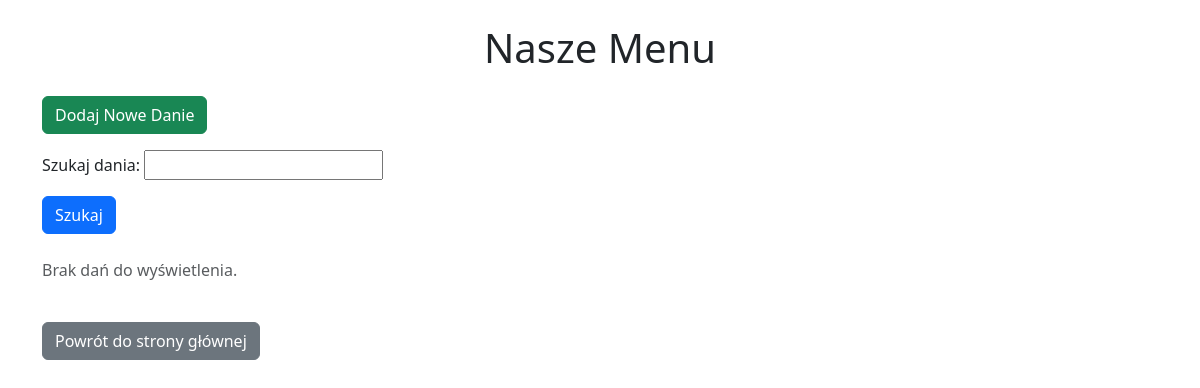
The app's page /menu/, older data.
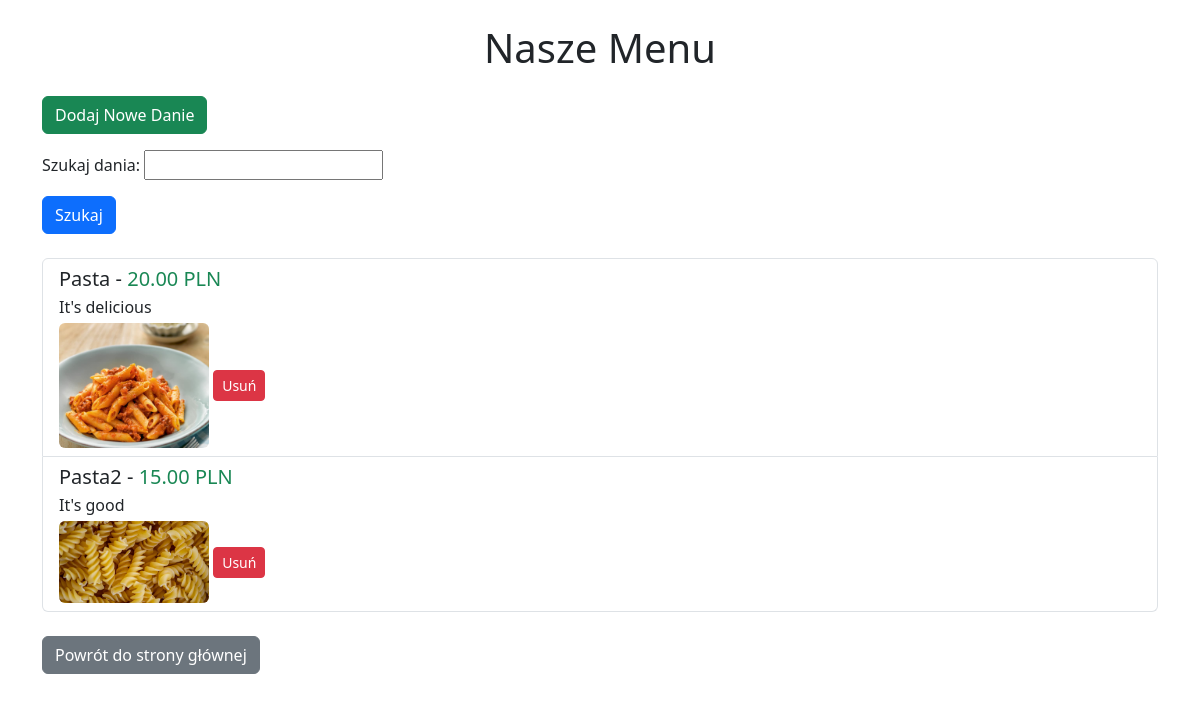
The same page, newer data.
### restauracja/models.py (models this page shows, shortened)
class Dish(models.Model):
    name = models.CharField(max_length=100)
    description = models.TextField()
    price = models.DecimalField(max_digits=6, decimal_places=2)
    available = models.BooleanField(default=True)
    image = models.ImageField(upload_to='dishes/', blank=True, null=True)
    class Meta:
        app_label = 'restauracja'

### restauracja/views.py (the view)
# urls.py: path('menu/', views.menu, name='menu'),
def menu(request):
    form = DishSearchForm(request.GET)  # Formularz oparty na zapytaniu GET
    dishes = Dish.objects.all()  # Początkowo pobieramy wszystkie dania
    if form.is_valid():
        query = form.cleaned_data.get('query')
        if query:
            dishes = dishes.filter(name__icontains=query)
    return render(request, 'menu.html', {'dishes': dishes, 'form': form})

### restauracja/forms.py
class DishSearchForm(forms.Form):
    query = forms.CharField(required=False, label='Szukaj dania', max_length=100)

### restauracja/templates/menu.html (shortened to what this page needs)
<!DOCTYPE html>
<html lang="pl">
<head>
    <link href="https://cdn.jsdelivr.net/npm/bootstrap@5.3.0/dist/css/bootstrap.min.css" rel="stylesheet">
</head>
<body class="container mt-4">
    <h1 class="text-center mb-4">Nasze Menu</h1>
    <a href="{% url 'add_dish' %}" class="btn btn-success mb-3">Dodaj Nowe Danie</a>
    <form method="get" action="{% url 'menu' %}" class="mb-4">
        <div class="mb-3">
            {{ form.as_p }}
        </div>
        <button type="submit" class="btn btn-primary">Szukaj</button>
    </form>
    <ul class="list-group">
        {% for dish in dishes %}
            <li class="list-group-item">
                <h5 class="mb-1">{{ dish.name }} - <span class="text-success">{{ dish.price }} PLN</span></h5>
                <p class="mb-1">{{ dish.description }}</p>
                {% if dish.image %}
                    <img src="{{ dish.image.url }}" alt="{{ dish.name }}" class="img-fluid rounded" width="150">
                    <a href="{% url 'delete_dish' dish.id %}" class="btn btn-danger btn-sm">Usuń</a>
                {% endif %}
            </li>
        {% empty %}
            <p class="text-muted">Brak dań do wyświetlenia.</p>
        {% endfor %}
    </ul>
    <a href="{% url 'home' %}" class="btn btn-secondary mt-4">Powrót do strony głównej</a>
</body>
</html>

Row changes from the older to the newer data that the page shows:
added Dish: name "Pasta", price "20.00", description "It's delicious", image (picture)
added Dish: name "Pasta2", price "15.00", description "It's good", image (picture)
Text that changed along with them:
text no longer shown: "Brak dań do wyświetlenia."
